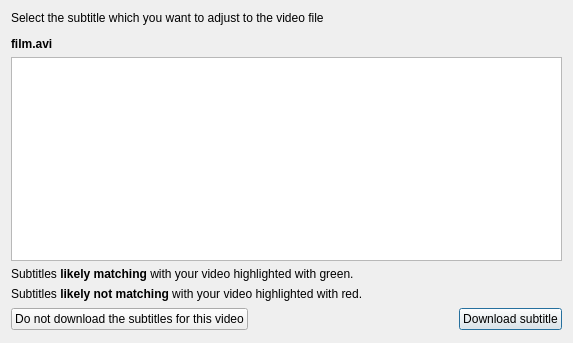
<?xml version="1.0" encoding="UTF-8"?>
<ui version="4.0">
 <class>frmListSubtitles</class>
 <widget class="QDialog" name="frmListSubtitles">
  <property name="geometry">
   <rect>
    <x>0</x>
    <y>0</y>
    <width>573</width>
    <height>343</height>
   </rect>
  </property>
  <property name="minimumSize">
   <size>
    <width>500</width>
    <height>300</height>
   </size>
  </property>
  <property name="windowTitle">
   <string>QNapi - Select subtitles from the list</string>
  </property>
  <property name="windowIcon">
   <iconset resource="../res/resources.qrc">
    <normaloff>:/icon/qnapi.png</normaloff>:/icon/qnapi.png</iconset>
  </property>
  <layout class="QGridLayout" name="gridLayout">
   <item row="4" column="1">
    <spacer name="horizontalSpacer">
     <property name="orientation">
      <enum>Qt::Horizontal</enum>
     </property>
     <property name="sizeHint" stdset="0">
      <size>
       <width>176</width>
       <height>25</height>
      </size>
     </property>
    </spacer>
   </item>
   <item row="0" column="0" colspan="3">
    <widget class="QLabel" name="lbSelectSubtitles">
     <property name="text">
      <string>&lt;html&gt;&lt;head/&gt;&lt;body&gt;&lt;p&gt;Select the subtitle which you want to adjust to the video file&lt;/p&gt;&lt;p&gt;&lt;span style=&quot; font-weight:600;&quot;&gt;film.avi&lt;/span&gt;&lt;/p&gt;&lt;/body&gt;&lt;/html&gt;</string>
     </property>
     <property name="wordWrap">
      <bool>true</bool>
     </property>
    </widget>
   </item>
   <item row="4" column="2">
    <widget class="QPushButton" name="pbDownload">
     <property name="text">
      <string>Download subtitle</string>
     </property>
    </widget>
   </item>
   <item row="4" column="0">
    <widget class="QPushButton" name="pbDontDownload">
     <property name="text">
      <string>Do not download the subtitles for this video</string>
     </property>
    </widget>
   </item>
   <item row="2" column="0" colspan="3">
    <widget class="QLabel" name="lbGreenHint">
     <property name="text">
      <string>Subtitles &lt;b&gt;likely matching&lt;/b&gt; with your video highlighted with green.</string>
     </property>
     <property name="alignment">
      <set>Qt::AlignJustify|Qt::AlignVCenter</set>
     </property>
    </widget>
   </item>
   <item row="3" column="0" colspan="3">
    <widget class="QLabel" name="lbRedHint">
     <property name="text">
      <string>Subtitles &lt;b&gt;likely not matching&lt;/b&gt; with your video highlighted with red.</string>
     </property>
    </widget>
   </item>
   <item row="1" column="0" colspan="3">
    <widget class="QListWidget" name="twSubtitles">
     <property name="editTriggers">
      <set>QAbstractItemView::NoEditTriggers</set>
     </property>
     <property name="dragDropOverwriteMode">
      <bool>false</bool>
     </property>
     <property name="alternatingRowColors">
      <bool>true</bool>
     </property>
     <property name="selectionMode">
      <enum>QAbstractItemView::SingleSelection</enum>
     </property>
     <property name="selectionBehavior">
      <enum>QAbstractItemView::SelectRows</enum>
     </property>
     <property name="verticalScrollMode">
      <enum>QAbstractItemView::ScrollPerPixel</enum>
     </property>
     <property name="horizontalScrollMode">
      <enum>QAbstractItemView::ScrollPerPixel</enum>
     </property>
    </widget>
   </item>
  </layout>
 </widget>
 <resources>
  <include location="../res/resources.qrc"/>
 </resources>
 <connections>
  <connection>
   <sender>pbDownload</sender>
   <signal>clicked()</signal>
   <receiver>frmListSubtitles</receiver>
   <slot>accept()</slot>
   <hints>
    <hint type="sourcelabel">
     <x>506</x>
     <y>317</y>
    </hint>
    <hint type="destinationlabel">
     <x>286</x>
     <y>167</y>
    </hint>
   </hints>
  </connection>
  <connection>
   <sender>pbDontDownload</sender>
   <signal>clicked()</signal>
   <receiver>frmListSubtitles</receiver>
   <slot>reject()</slot>
   <hints>
    <hint type="sourcelabel">
     <x>130</x>
     <y>317</y>
    </hint>
    <hint type="destinationlabel">
     <x>286</x>
     <y>167</y>
    </hint>
   </hints>
  </connection>
  <connection>
   <sender>twSubtitles</sender>
   <signal>doubleClicked(QModelIndex)</signal>
   <receiver>pbDownload</receiver>
   <slot>click()</slot>
   <hints>
    <hint type="sourcelabel">
     <x>286</x>
     <y>146</y>
    </hint>
    <hint type="destinationlabel">
     <x>525</x>
     <y>321</y>
    </hint>
   </hints>
  </connection>
 </connections>
</ui>
